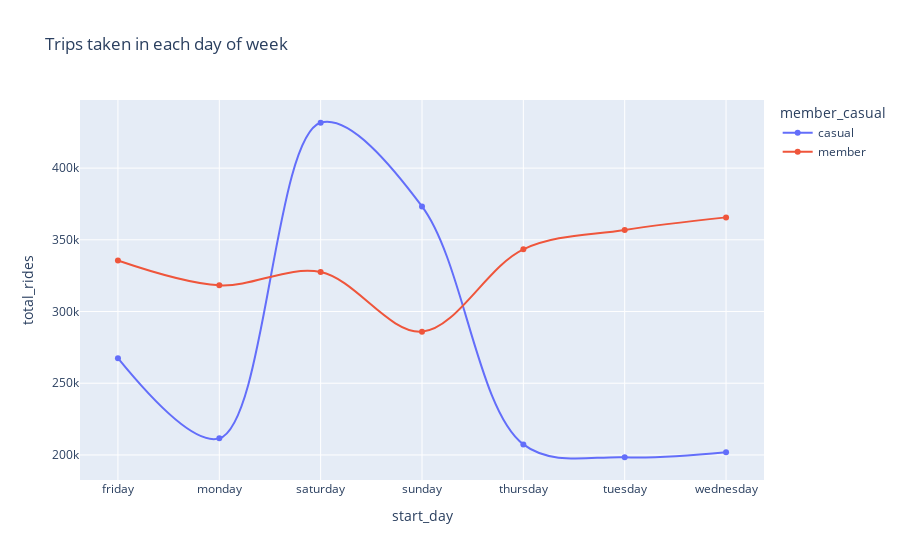

The notebook cell saved with this chart:
### Code cell
data2 = pd.DataFrame([['casual', 'friday', 267455], ['casual', 'monday', 211560], ['casual', 'saturday', 431625], ['casual', 'sunday', 373308], ['casual', 'thursday', 207361], ['casual', 'tuesday', 198386], ['casual', 'wednesday', 201877],
                     ['member', 'friday', 335593], ['member', 'monday', 318276], ['member', 'saturday', 327503], ['member', 'sunday', 285963], ['member', 'thursday', 343389], ['member', 'tuesday', 356881], ['member', 'wednesday', 365644]],
                     columns = ['member_casual', 'start_day', 'total_rides'])

ps.line(data2, x = 'start_day', y = 'total_rides', color = 'member_casual', 
        markers = True, line_shape = 'spline', title = 'Trips taken in each day of week')

### Figure 1 — Plotly figure (JSON) as saved in the notebook; plotly's stock layout.template omitted (floating-point values rounded to 4 significant figures)
{"data": [{"hovertemplate": "member_casual=casual<br>start_day=%{x}<br>total_rides=%{y}<extra></extra>", "legendgroup": "casual", "line": {"color": "#636efa", "dash": "solid", "shape": "spline"}, "marker": {"symbol": "circle"}, "mode": "lines+markers", "name": "casual", "orientation": "v", "showlegend": true, "type": "scatter", "x": ["friday", "monday", "saturday", "sunday", "thursday", "tuesday", "wednesday"], "xaxis": "x", "y": [267455, 211560, 431625, 373308, 207361, 198386, 201877], "yaxis": "y"}, {"hovertemplate": "member_casual=member<br>start_day=%{x}<br>total_rides=%{y}<extra></extra>", "legendgroup": "member", "line": {"color": "#EF553B", "dash": "solid", "shape": "spline"}, "marker": {"symbol": "circle"}, "mode": "lines+markers", "name": "member", "orientation": "v", "showlegend": true, "type": "scatter", "x": ["friday", "monday", "saturday", "sunday", "thursday", "tuesday", "wednesday"], "xaxis": "x", "y": [335593, 318276, 327503, 285963, 343389, 356881, 365644], "yaxis": "y"}], "layout": {"legend": {"title": {"text": "member_casual"}, "tracegroupgap": 0}, "title": {"text": "Trips taken in each day of week"}, "xaxis": {"anchor": "y", "domain": [0, 1], "title": {"text": "start_day"}}, "yaxis": {"anchor": "x", "domain": [0, 1], "title": {"text": "total_rides"}}}}
